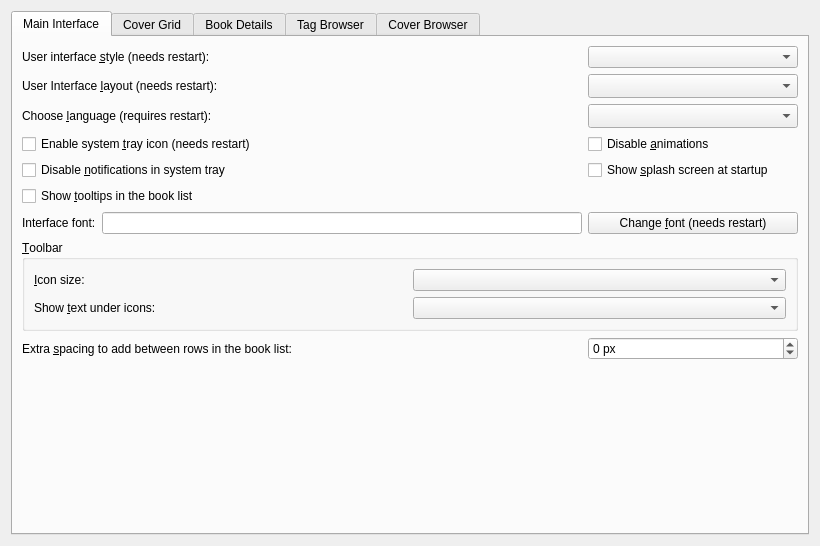
<?xml version="1.0" encoding="UTF-8"?>
<ui version="4.0">
 <class>Form</class>
 <widget class="QWidget" name="Form">
  <property name="geometry">
   <rect>
    <x>0</x>
    <y>0</y>
    <width>820</width>
    <height>546</height>
   </rect>
  </property>
  <property name="windowTitle">
   <string>Form</string>
  </property>
  <layout class="QGridLayout" name="gridLayout_2">
   <item row="0" column="0">
    <widget class="QTabWidget" name="tabWidget">
     <property name="currentIndex">
      <number>0</number>
     </property>
     <widget class="QWidget" name="tab">
      <attribute name="icon">
       <iconset resource="../../../../resources/images.qrc">
        <normaloff>:/images/lt.png</normaloff>:/images/lt.png</iconset>
      </attribute>
      <attribute name="title">
       <string>Main Interface</string>
      </attribute>
      <layout class="QGridLayout" name="gridLayout_9">
       <item row="2" column="1">
        <widget class="QComboBox" name="opt_language">
         <property name="sizeAdjustPolicy">
          <enum>QComboBox::AdjustToMinimumContentsLengthWithIcon</enum>
         </property>
         <property name="minimumContentsLength">
          <number>20</number>
         </property>
        </widget>
       </item>
       <item row="3" column="0">
        <widget class="QCheckBox" name="opt_systray_icon">
         <property name="text">
          <string>Enable system &amp;tray icon (needs restart)</string>
         </property>
        </widget>
       </item>
       <item row="9" column="0">
        <spacer name="verticalSpacer_3">
         <property name="orientation">
          <enum>Qt::Vertical</enum>
         </property>
         <property name="sizeHint" stdset="0">
          <size>
           <width>20</width>
           <height>40</height>
          </size>
         </property>
        </spacer>
       </item>
       <item row="1" column="0">
        <widget class="QLabel" name="label_17">
         <property name="text">
          <string>User Interface &amp;layout (needs restart):</string>
         </property>
         <property name="buddy">
          <cstring>opt_gui_layout</cstring>
         </property>
        </widget>
       </item>
       <item row="1" column="1">
        <widget class="QComboBox" name="opt_gui_layout">
         <property name="maximumSize">
          <size>
           <width>250</width>
           <height>16777215</height>
          </size>
         </property>
         <property name="sizeAdjustPolicy">
          <enum>QComboBox::AdjustToMinimumContentsLengthWithIcon</enum>
         </property>
         <property name="minimumContentsLength">
          <number>20</number>
         </property>
        </widget>
       </item>
       <item row="3" column="1">
        <widget class="QCheckBox" name="opt_disable_animations">
         <property name="toolTip">
          <string>Disable all animations. Useful if you have a slow/old computer.</string>
         </property>
         <property name="text">
          <string>Disable &amp;animations</string>
         </property>
        </widget>
       </item>
       <item row="4" column="0">
        <widget class="QCheckBox" name="opt_disable_tray_notification">
         <property name="text">
          <string>Disable &amp;notifications in system tray</string>
         </property>
        </widget>
       </item>
       <item row="4" column="1">
        <widget class="QCheckBox" name="opt_show_splash_screen">
         <property name="text">
          <string>Show &amp;splash screen at startup</string>
         </property>
        </widget>
       </item>
       <item row="6" column="0">
        <layout class="QHBoxLayout" name="horizontalLayout">
         <item>
          <widget class="QLabel" name="label_2">
           <property name="text">
            <string>Interface font:</string>
           </property>
           <property name="buddy">
            <cstring>font_display</cstring>
           </property>
          </widget>
         </item>
         <item>
          <widget class="QLineEdit" name="font_display">
           <property name="readOnly">
            <bool>true</bool>
           </property>
          </widget>
         </item>
        </layout>
       </item>
       <item row="6" column="1">
        <widget class="QPushButton" name="change_font_button">
         <property name="text">
          <string>Change &amp;font (needs restart)</string>
         </property>
        </widget>
       </item>
       <item row="0" column="0">
        <widget class="QLabel" name="label_widget_style">
         <property name="text">
          <string>User interface &amp;style (needs restart):</string>
         </property>
         <property name="buddy">
          <cstring>opt_ui_style</cstring>
         </property>
        </widget>
       </item>
       <item row="7" column="0" colspan="2">
        <widget class="QGroupBox" name="groupBox_2">
         <property name="title">
          <string>&amp;Toolbar</string>
         </property>
         <layout class="QGridLayout" name="gridLayout_8">
          <item row="0" column="1">
           <widget class="QComboBox" name="opt_toolbar_icon_size"/>
          </item>
          <item row="0" column="0">
           <widget class="QLabel" name="label_5">
            <property name="text">
             <string>&amp;Icon size:</string>
            </property>
            <property name="buddy">
             <cstring>opt_toolbar_icon_size</cstring>
            </property>
           </widget>
          </item>
          <item row="1" column="1">
           <widget class="QComboBox" name="opt_toolbar_text"/>
          </item>
          <item row="1" column="0">
           <widget class="QLabel" name="label_8">
            <property name="text">
             <string>Show &amp;text under icons:</string>
            </property>
            <property name="buddy">
             <cstring>opt_toolbar_text</cstring>
            </property>
           </widget>
          </item>
         </layout>
        </widget>
       </item>
       <item row="2" column="0">
        <widget class="QLabel" name="label_7">
         <property name="text">
          <string>Choose &amp;language (requires restart):</string>
         </property>
         <property name="buddy">
          <cstring>opt_language</cstring>
         </property>
        </widget>
       </item>
       <item row="0" column="1">
        <widget class="QComboBox" name="opt_ui_style"/>
       </item>
       <item row="5" column="0">
        <widget class="QCheckBox" name="opt_book_list_tooltips">
         <property name="text">
          <string>Show &amp;tooltips in the book list</string>
         </property>
        </widget>
       </item>
       <item row="8" column="0">
        <widget class="QLabel" name="label_4">
         <property name="text">
          <string>Extra &amp;spacing to add between rows in the book list:</string>
         </property>
         <property name="buddy">
          <cstring>opt_book_list_extra_row_spacing</cstring>
         </property>
        </widget>
       </item>
       <item row="8" column="1">
        <widget class="QSpinBox" name="opt_book_list_extra_row_spacing">
         <property name="suffix">
          <string> px</string>
         </property>
         <property name="minimum">
          <number>-5</number>
         </property>
        </widget>
       </item>
      </layout>
     </widget>
     <widget class="QWidget" name="cover_grid_tab">
      <attribute name="icon">
       <iconset resource="../../../../resources/images.qrc">
        <normaloff>:/images/grid.png</normaloff>:/images/grid.png</iconset>
      </attribute>
      <attribute name="title">
       <string>Cover Grid</string>
      </attribute>
      <layout class="QVBoxLayout" name="verticalLayout">
       <item>
        <widget class="QLabel" name="label_19">
         <property name="text">
          <string>Control the cover grid view. You can enable this view by clicking the grid button in the bottom right corner of the main calibre window.</string>
         </property>
         <property name="wordWrap">
          <bool>true</bool>
         </property>
        </widget>
       </item>
       <item>
        <spacer name="verticalSpacer_6">
         <property name="orientation">
          <enum>Qt::Vertical</enum>
         </property>
         <property name="sizeType">
          <enum>QSizePolicy::Fixed</enum>
         </property>
         <property name="sizeHint" stdset="0">
          <size>
           <width>20</width>
           <height>10</height>
          </size>
         </property>
        </spacer>
       </item>
       <item>
        <widget class="QCheckBox" name="opt_cover_grid_show_title">
         <property name="text">
          <string>Show a field (such as title) &amp;under the covers</string>
         </property>
        </widget>
       </item>
       <item>
        <layout class="QHBoxLayout" name="horizontalLayout_2">
         <item>
          <widget class="QLabel" name="label_14">
           <property name="text">
            <string>&amp;Field to show under the covers:</string>
           </property>
           <property name="buddy">
            <cstring>opt_field_under_covers_in_grid</cstring>
           </property>
          </widget>
         </item>
         <item>
          <widget class="QComboBox" name="opt_field_under_covers_in_grid"/>
         </item>
         <item>
          <spacer name="horizontalSpacer_2">
           <property name="orientation">
            <enum>Qt::Horizontal</enum>
           </property>
           <property name="sizeHint" stdset="0">
            <size>
             <width>40</width>
             <height>20</height>
            </size>
           </property>
          </spacer>
         </item>
        </layout>
       </item>
       <item>
        <layout class="QHBoxLayout" name="horizontalLayout_3">
         <item>
          <widget class="QLabel" name="label_16">
           <property name="text">
            <string>&amp;Spacing between covers:</string>
           </property>
           <property name="buddy">
            <cstring>opt_cover_grid_spacing</cstring>
           </property>
          </widget>
         </item>
         <item>
          <widget class="QDoubleSpinBox" name="opt_cover_grid_spacing">
           <property name="toolTip">
            <string>The spacing between covers. A value of zero means calculate automatically based on cover size.</string>
           </property>
           <property name="specialValueText">
            <string>Automatic</string>
           </property>
           <property name="suffix">
            <string> cm</string>
           </property>
           <property name="decimals">
            <number>2</number>
           </property>
           <property name="singleStep">
            <double>0.100000000000000</double>
           </property>
          </widget>
         </item>
         <item>
          <spacer name="horizontalSpacer">
           <property name="orientation">
            <enum>Qt::Horizontal</enum>
           </property>
           <property name="sizeHint" stdset="0">
            <size>
             <width>40</width>
             <height>20</height>
            </size>
           </property>
          </spacer>
         </item>
        </layout>
       </item>
       <item>
        <widget class="QGroupBox" name="cg_background_box">
         <property name="title">
          <string>Background for the cover grid</string>
         </property>
         <layout class="QGridLayout" name="gridLayout_5"/>
        </widget>
       </item>
       <item>
        <widget class="QGroupBox" name="groupBox_4">
         <property name="title">
          <string>Cover size</string>
         </property>
         <layout class="QGridLayout" name="gridLayout_4">
          <item row="3" column="0" colspan="5">
           <widget class="QLabel" name="cover_grid_aspect_ratio">
            <property name="text">
             <string/>
            </property>
           </widget>
          </item>
          <item row="1" column="0">
           <widget class="QLabel" name="label_11">
            <property name="text">
             <string>Cover &amp;Width: </string>
            </property>
            <property name="buddy">
             <cstring>opt_cover_grid_width</cstring>
            </property>
           </widget>
          </item>
          <item row="1" column="1">
           <widget class="QDoubleSpinBox" name="opt_cover_grid_width">
            <property name="toolTip">
             <string>The width of displayed covers.
A value of zero means calculate automatically.</string>
            </property>
            <property name="specialValueText">
             <string>Automatic</string>
            </property>
            <property name="suffix">
             <string> cm</string>
            </property>
            <property name="decimals">
             <number>1</number>
            </property>
           </widget>
          </item>
          <item row="1" column="2">
           <widget class="QPushButton" name="cover_grid_larger_cover">
            <property name="toolTip">
             <string>Make the covers larger, maintaining current aspect ratio.</string>
            </property>
            <property name="text">
             <string>&amp;Larger covers</string>
            </property>
            <property name="icon">
             <iconset resource="../../../../resources/images.qrc">
              <normaloff>:/images/plus.png</normaloff>:/images/plus.png</iconset>
            </property>
           </widget>
          </item>
          <item row="2" column="0">
           <widget class="QLabel" name="label_12">
            <property name="text">
             <string>Cover &amp;Height: </string>
            </property>
            <property name="buddy">
             <cstring>opt_cover_grid_height</cstring>
            </property>
           </widget>
          </item>
          <item row="2" column="1">
           <widget class="QDoubleSpinBox" name="opt_cover_grid_height">
            <property name="toolTip">
             <string>The height of displayed covers.
A value of zero means calculate automatically.</string>
            </property>
            <property name="specialValueText">
             <string>Automatic</string>
            </property>
            <property name="suffix">
             <string> cm</string>
            </property>
            <property name="decimals">
             <number>1</number>
            </property>
           </widget>
          </item>
          <item row="2" column="2">
           <widget class="QPushButton" name="cover_grid_smaller_cover">
            <property name="toolTip">
             <string>Make the covers smaller, maintaining current aspect ratio.</string>
            </property>
            <property name="text">
             <string>&amp;Smaller covers</string>
            </property>
            <property name="icon">
             <iconset resource="../../../../resources/images.qrc">
              <normaloff>:/images/minus.png</normaloff>:/images/minus.png</iconset>
            </property>
           </widget>
          </item>
          <item row="1" column="4">
           <spacer name="horizontalSpacer_4">
            <property name="orientation">
             <enum>Qt::Horizontal</enum>
            </property>
            <property name="sizeHint" stdset="0">
             <size>
              <width>40</width>
              <height>20</height>
             </size>
            </property>
           </spacer>
          </item>
          <item row="0" column="0" colspan="5">
           <widget class="QLabel" name="label_20">
            <property name="text">
             <string>By default, calibre chooses a cover size based on your computer's screen size. You can change the cover size here:</string>
            </property>
            <property name="wordWrap">
             <bool>true</bool>
            </property>
           </widget>
          </item>
          <item row="1" column="3" rowspan="2">
           <widget class="QPushButton" name="cover_grid_reset_size">
            <property name="toolTip">
             <string>Reset size to automatic</string>
            </property>
            <property name="text">
             <string>&amp;Reset size</string>
            </property>
           </widget>
          </item>
         </layout>
        </widget>
       </item>
       <item>
        <widget class="QGroupBox" name="groupBox_3">
         <property name="title">
          <string>Caching of covers for improved performance</string>
         </property>
         <layout class="QGridLayout" name="gridLayout">
          <item row="0" column="0" colspan="5">
           <widget class="QLabel" name="label_13">
            <property name="text">
             <string>There are two kinds of caches that calibre uses to improve performance when rendering covers in the grid view. A disk cache that is kept on your hard disk and stores the cover thumbnails and an in memory cache used to ensure flicker free rendering of covers. For best results, keep the memory cache small and the disk cache large, unless you have a lot of extra RAM in your computer and dont mind it being used by the memory cache.</string>
            </property>
            <property name="wordWrap">
             <bool>true</bool>
            </property>
           </widget>
          </item>
          <item row="1" column="0" colspan="2">
           <widget class="QLabel" name="label_15">
            <property name="text">
             <string>Number of covers to cache in &amp;memory (keep this small):</string>
            </property>
            <property name="buddy">
             <cstring>opt_cover_grid_cache_size</cstring>
            </property>
           </widget>
          </item>
          <item row="1" column="2">
           <widget class="QSpinBox" name="opt_cover_grid_cache_size">
            <property name="toolTip">
             <string>The maximum number of covers to keep in memory. Increasing this will make rendering faster, at the cost of more memory usage.</string>
            </property>
            <property name="maximum">
             <number>50000</number>
            </property>
           </widget>
          </item>
          <item row="2" column="0" colspan="2">
           <widget class="QLabel" name="label_18">
            <property name="text">
             <string>Maximum amount of disk space to use for caching thumbnails: </string>
            </property>
           </widget>
          </item>
          <item row="2" column="2">
           <widget class="QSpinBox" name="opt_cover_grid_disk_cache_size">
            <property name="specialValueText">
             <string>Disable</string>
            </property>
            <property name="suffix">
             <string> MB</string>
            </property>
            <property name="minimum">
             <number>100</number>
            </property>
            <property name="singleStep">
             <number>100</number>
            </property>
           </widget>
          </item>
          <item row="2" column="3" colspan="2">
           <widget class="QLabel" name="cover_grid_current_disk_cache">
            <property name="text">
             <string/>
            </property>
           </widget>
          </item>
          <item row="3" column="0">
           <widget class="QPushButton" name="cover_grid_empty_cache">
            <property name="text">
             <string>Empty disk cache</string>
            </property>
           </widget>
          </item>
          <item row="3" column="2" colspan="3">
           <spacer name="horizontalSpacer_3">
            <property name="orientation">
             <enum>Qt::Horizontal</enum>
            </property>
            <property name="sizeHint" stdset="0">
             <size>
              <width>310</width>
              <height>20</height>
             </size>
            </property>
           </spacer>
          </item>
          <item row="3" column="1">
           <widget class="QPushButton" name="cover_grid_open_cache">
            <property name="text">
             <string>Open cache directory</string>
            </property>
           </widget>
          </item>
          <item row="1" column="3">
           <spacer name="horizontalSpacer_5">
            <property name="orientation">
             <enum>Qt::Horizontal</enum>
            </property>
            <property name="sizeHint" stdset="0">
             <size>
              <width>40</width>
              <height>20</height>
             </size>
            </property>
           </spacer>
          </item>
         </layout>
        </widget>
       </item>
       <item>
        <spacer name="verticalSpacer">
         <property name="orientation">
          <enum>Qt::Vertical</enum>
         </property>
         <property name="sizeHint" stdset="0">
          <size>
           <width>20</width>
           <height>40</height>
          </size>
         </property>
        </spacer>
       </item>
      </layout>
     </widget>
     <widget class="QWidget" name="tab_4">
      <attribute name="icon">
       <iconset resource="../../../../resources/images.qrc">
        <normaloff>:/images/book.png</normaloff>:/images/book.png</iconset>
      </attribute>
      <attribute name="title">
       <string>Book Details</string>
      </attribute>
      <layout class="QGridLayout" name="gridLayout_12">
       <item row="2" column="1">
        <widget class="QLabel" name="label_3">
         <property name="text">
          <string>Note that &lt;b&gt;comments&lt;/b&gt; will always be displayed at the end, regardless of the position you assign here.</string>
         </property>
         <property name="wordWrap">
          <bool>true</bool>
         </property>
        </widget>
       </item>
       <item row="0" column="1">
        <widget class="QCheckBox" name="opt_use_roman_numerals_for_series_number">
         <property name="text">
          <string>Use &amp;Roman numerals for series</string>
         </property>
         <property name="checked">
          <bool>true</bool>
         </property>
        </widget>
       </item>
       <item row="2" column="0" rowspan="2">
        <widget class="QGroupBox" name="groupBox">
         <property name="title">
          <string>Select displayed metadata</string>
         </property>
         <layout class="QGridLayout" name="gridLayout_3">
          <item row="0" column="1">
           <widget class="QToolButton" name="df_up_button">
            <property name="toolTip">
             <string>Move up</string>
            </property>
            <property name="icon">
             <iconset resource="../../../../resources/images.qrc">
              <normaloff>:/images/arrow-up.png</normaloff>:/images/arrow-up.png</iconset>
            </property>
           </widget>
          </item>
          <item row="2" column="1">
           <widget class="QToolButton" name="df_down_button">
            <property name="toolTip">
             <string>Move down</string>
            </property>
            <property name="icon">
             <iconset resource="../../../../resources/images.qrc">
              <normaloff>:/images/arrow-down.png</normaloff>:/images/arrow-down.png</iconset>
            </property>
           </widget>
          </item>
          <item row="0" column="0" rowspan="3">
           <widget class="QListView" name="field_display_order">
            <property name="alternatingRowColors">
             <bool>true</bool>
            </property>
           </widget>
          </item>
          <item row="1" column="1">
           <spacer name="verticalSpacer_5">
            <property name="orientation">
             <enum>Qt::Vertical</enum>
            </property>
            <property name="sizeHint" stdset="0">
             <size>
              <width>20</width>
              <height>40</height>
             </size>
            </property>
           </spacer>
          </item>
         </layout>
        </widget>
       </item>
       <item row="0" column="0">
        <layout class="QHBoxLayout">
         <item>
          <widget class="QLabel" name="label">
           <property name="text">
            <string>Default author link template:</string>
           </property>
           <property name="buddy">
            <cstring>opt_default_author_link</cstring>
           </property>
          </widget>
         </item>
         <item>
          <widget class="QLineEdit" name="opt_default_author_link">
           <property name="toolTip">
            <string>&lt;p&gt;Enter a template to be used to create a link for
an author in the books information dialog. This template will
be used when no link has been provided for the author using
Manage Authors. You can use the values {author} and
{author_sort}, and any template function.</string>
           </property>
          </widget>
         </item>
        </layout>
       </item>
       <item row="1" column="0" colspan="2">
        <layout class="QHBoxLayout">
         <item>
          <widget class="QCheckBox" name="opt_bd_show_cover">
           <property name="text">
            <string>Show &amp;cover in the book details panel</string>
           </property>
          </widget>
         </item>
         <item>
          <widget class="QCheckBox" name="opt_bd_overlay_cover_size">
           <property name="toolTip">
            <string>Show the size of the book's cover in pixels</string>
           </property>
           <property name="text">
            <string>Show cover &amp;size</string>
           </property>
          </widget>
         </item>
         <item>
          <spacer name="horizontalSpacer_bd1">
           <property name="orientation">
            <enum>Qt::Horizontal</enum>
           </property>
           <property name="sizeHint" stdset="0">
            <size>
             <width>20</width>
             <height>0</height>
            </size>
           </property>
          </spacer>
         </item>
        </layout>
       </item>
      </layout>
     </widget>
     <widget class="QWidget" name="tab_2">
      <attribute name="icon">
       <iconset resource="../../../../resources/images.qrc">
        <normaloff>:/images/tags.png</normaloff>:/images/tags.png</iconset>
      </attribute>
      <attribute name="title">
       <string>Tag Browser</string>
      </attribute>
      <layout class="QFormLayout" name="formLayout">
       <property name="fieldGrowthPolicy">
        <enum>QFormLayout::ExpandingFieldsGrow</enum>
       </property>
       <item row="2" column="0">
        <widget class="QLabel" name="label_10">
         <property name="text">
          <string>&amp;Collapse when more items than:</string>
         </property>
         <property name="buddy">
          <cstring>opt_tags_browser_collapse_at</cstring>
         </property>
        </widget>
       </item>
       <item row="2" column="1">
        <widget class="QSpinBox" name="opt_tags_browser_collapse_at">
         <property name="toolTip">
          <string>If a Tag Browser category has more than this number of items, it is divided
up into subcategories. If the partition method is set to disable, this value is ignored.</string>
         </property>
         <property name="maximum">
          <number>10000</number>
         </property>
        </widget>
       </item>
       <item row="3" column="0">
        <widget class="QLabel" name="label_8111">
         <property name="text">
          <string>Categories not to partition:</string>
         </property>
         <property name="buddy">
          <cstring>opt_tag_browser_dont_collapse</cstring>
         </property>
        </widget>
       </item>
       <item row="3" column="1">
        <widget class="EditWithComplete" name="opt_tag_browser_dont_collapse">
         <property name="sizePolicy">
          <sizepolicy hsizetype="Expanding" vsizetype="Fixed">
           <horstretch>0</horstretch>
           <verstretch>0</verstretch>
          </sizepolicy>
         </property>
         <property name="toolTip">
          <string>A comma-separated list of categories that are not to
be partitioned even if the number of items is larger than
the value shown above. This option can be used to
avoid collapsing hierarchical categories that have only
a few top-level elements.</string>
         </property>
        </widget>
       </item>
       <item row="5" column="0">
        <widget class="QLabel" name="label_81">
         <property name="text">
          <string>Categories with &amp;hierarchical items:</string>
         </property>
         <property name="buddy">
          <cstring>opt_categories_using_hierarchy</cstring>
         </property>
        </widget>
       </item>
       <item row="5" column="1">
        <widget class="EditWithComplete" name="opt_categories_using_hierarchy">
         <property name="sizePolicy">
          <sizepolicy hsizetype="Expanding" vsizetype="Fixed">
           <horstretch>0</horstretch>
           <verstretch>0</verstretch>
          </sizepolicy>
         </property>
         <property name="toolTip">
          <string>A comma-separated list of categories in which items containing
periods are displayed in the tag browser trees. For example, if
this box contains 'tags' then tags of the form 'Mystery.English'
and 'Mystery.Thriller' will be displayed with English and Thriller
both under 'Mystery'. If 'tags' is not in this box,
then the tags will be displayed each on their own line.</string>
         </property>
        </widget>
       </item>
       <item row="7" column="0" colspan="2">
        <widget class="QCheckBox" name="opt_tag_browser_old_look">
         <property name="text">
          <string>Use &amp;alternating row colors in the Tag Browser</string>
         </property>
        </widget>
       </item>
       <item row="1" column="1">
        <widget class="QComboBox" name="opt_tags_browser_partition_method">
         <property name="toolTip">
          <string>Choose how tag browser subcategories are displayed when
there are more items than the limit. Select by first
letter to see an A, B, C list. Choose partitioned to
have a list of fixed-sized groups. Set to disabled
if you never want subcategories</string>
         </property>
        </widget>
       </item>
       <item row="1" column="0">
        <widget class="QLabel" name="label_9">
         <property name="text">
          <string>Tags browser category &amp;partitioning method:</string>
         </property>
         <property name="buddy">
          <cstring>opt_tags_browser_partition_method</cstring>
         </property>
        </widget>
       </item>
       <item row="6" column="0">
        <widget class="QCheckBox" name="opt_show_avg_rating">
         <property name="text">
          <string>Show &amp;average ratings in the tags browser</string>
         </property>
         <property name="checked">
          <bool>true</bool>
         </property>
        </widget>
       </item>
      </layout>
     </widget>
     <widget class="QWidget" name="tab_3">
      <attribute name="icon">
       <iconset resource="../../../../resources/images.qrc">
        <normaloff>:/images/cover_flow.png</normaloff>:/images/cover_flow.png</iconset>
      </attribute>
      <attribute name="title">
       <string>Cover Browser</string>
      </attribute>
      <layout class="QGridLayout" name="gridLayout_11">
       <item row="0" column="0" colspan="2">
        <widget class="QCheckBox" name="opt_separate_cover_flow">
         <property name="text">
          <string>Show cover &amp;browser in a separate window (needs restart)</string>
         </property>
        </widget>
       </item>
       <item row="1" column="0">
        <widget class="QLabel" name="label_6">
         <property name="text">
          <string>&amp;Number of covers to show in browse mode (needs restart):</string>
         </property>
         <property name="buddy">
          <cstring>opt_cover_flow_queue_length</cstring>
         </property>
        </widget>
       </item>
       <item row="7" column="0" colspan="2">
        <spacer name="verticalSpacer_4">
         <property name="orientation">
          <enum>Qt::Vertical</enum>
         </property>
         <property name="sizeHint" stdset="0">
          <size>
           <width>690</width>
           <height>283</height>
          </size>
         </property>
        </spacer>
       </item>
       <item row="1" column="1">
        <widget class="QSpinBox" name="opt_cover_flow_queue_length"/>
       </item>
       <item row="5" column="0" colspan="2">
        <widget class="QCheckBox" name="opt_cb_fullscreen">
         <property name="text">
          <string>When showing cover browser in separate window, show it &amp;fullscreen</string>
         </property>
        </widget>
       </item>
       <item row="6" column="0" colspan="2">
        <widget class="QLabel" name="fs_help_msg">
         <property name="styleSheet">
          <string notr="true">margin-left: 1.5em</string>
         </property>
         <property name="text">
          <string>You can press the %s keys to toggle full screen mode.</string>
         </property>
         <property name="wordWrap">
          <bool>true</bool>
         </property>
        </widget>
       </item>
       <item row="2" column="0">
        <widget class="QCheckBox" name="opt_cover_browser_reflections">
         <property name="text">
          <string>Show &amp;reflections in the cover browser</string>
         </property>
        </widget>
       </item>
       <item row="3" column="0" colspan="2">
        <widget class="QCheckBox" name="opt_cb_preserve_aspect_ratio">
         <property name="toolTip">
          <string>Show covers in their original aspect ratio instead of resizing
them to all have the same width and height</string>
         </property>
         <property name="text">
          <string>Preserve &amp;aspect ratio of covers displayed in the cover browser</string>
         </property>
        </widget>
       </item>
       <item row="4" column="0">
        <widget class="QCheckBox" name="opt_show_rating_in_cover_browser">
         <property name="text">
          <string>Show book &amp;rating in cover browser</string>
         </property>
        </widget>
       </item>
      </layout>
     </widget>
    </widget>
   </item>
  </layout>
 </widget>
 <customwidgets>
  <customwidget>
   <class>EditWithComplete</class>
   <extends>QComboBox</extends>
   <header>calibre/gui2/complete2.h</header>
  </customwidget>
 </customwidgets>
 <resources>
  <include location="../../../../resources/images.qrc"/>
 </resources>
 <connections>
  <connection>
   <sender>opt_cover_grid_show_title</sender>
   <signal>toggled(bool)</signal>
   <receiver>opt_field_under_covers_in_grid</receiver>
   <slot>setEnabled(bool)</slot>
   <hints>
    <hint type="sourcelabel">
     <x>75</x>
     <y>102</y>
    </hint>
    <hint type="destinationlabel">
     <x>289</x>
     <y>118</y>
    </hint>
   </hints>
  </connection>
 </connections>
</ui>
